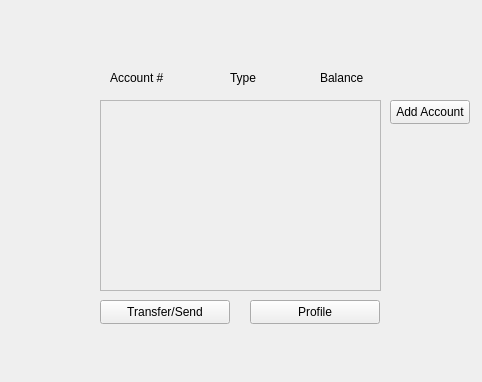
<?xml version="1.0" encoding="UTF-8"?>
<ui version="4.0">
 <class>MainWindow</class>
 <widget class="QMainWindow" name="MainWindow">
  <property name="geometry">
   <rect>
    <x>0</x>
    <y>0</y>
    <width>482</width>
    <height>382</height>
   </rect>
  </property>
  <property name="windowTitle">
   <string>MainWindow</string>
  </property>
  <widget class="QWidget" name="centralwidget">
   <widget class="QPushButton" name="dashboard_button_profile">
    <property name="geometry">
     <rect>
      <x>250</x>
      <y>300</y>
      <width>130</width>
      <height>24</height>
     </rect>
    </property>
    <property name="text">
     <string>Profile</string>
    </property>
   </widget>
   <widget class="QPushButton" name="dashboard_button_transfer">
    <property name="geometry">
     <rect>
      <x>100</x>
      <y>300</y>
      <width>130</width>
      <height>24</height>
     </rect>
    </property>
    <property name="text">
     <string>Transfer/Send</string>
    </property>
   </widget>
   <widget class="QLabel" name="label_accountnumber">
    <property name="geometry">
     <rect>
      <x>110</x>
      <y>70</y>
      <width>61</width>
      <height>16</height>
     </rect>
    </property>
    <property name="text">
     <string>Account #</string>
    </property>
   </widget>
   <widget class="QLabel" name="label_type">
    <property name="geometry">
     <rect>
      <x>230</x>
      <y>70</y>
      <width>61</width>
      <height>16</height>
     </rect>
    </property>
    <property name="text">
     <string>Type</string>
    </property>
   </widget>
   <widget class="QLabel" name="label_balance">
    <property name="geometry">
     <rect>
      <x>320</x>
      <y>70</y>
      <width>61</width>
      <height>16</height>
     </rect>
    </property>
    <property name="text">
     <string>Balance</string>
    </property>
   </widget>
   <widget class="QScrollArea" name="scrollArea">
    <property name="geometry">
     <rect>
      <x>100</x>
      <y>100</y>
      <width>281</width>
      <height>191</height>
     </rect>
    </property>
    <property name="horizontalScrollBarPolicy">
     <enum>Qt::ScrollBarAlwaysOff</enum>
    </property>
    <property name="widgetResizable">
     <bool>true</bool>
    </property>
    <property name="alignment">
     <set>Qt::AlignHCenter|Qt::AlignTop</set>
    </property>
    <widget class="QWidget" name="contents">
     <property name="geometry">
      <rect>
       <x>0</x>
       <y>0</y>
       <width>279</width>
       <height>189</height>
      </rect>
     </property>
     <property name="sizePolicy">
      <sizepolicy hsizetype="Preferred" vsizetype="Preferred">
       <horstretch>0</horstretch>
       <verstretch>0</verstretch>
      </sizepolicy>
     </property>
    </widget>
   </widget>
   <widget class="QPushButton" name="button_add_account">
    <property name="geometry">
     <rect>
      <x>390</x>
      <y>100</y>
      <width>80</width>
      <height>24</height>
     </rect>
    </property>
    <property name="text">
     <string>Add Account</string>
    </property>
   </widget>
  </widget>
 </widget>
 <resources/>
 <connections/>
</ui>
